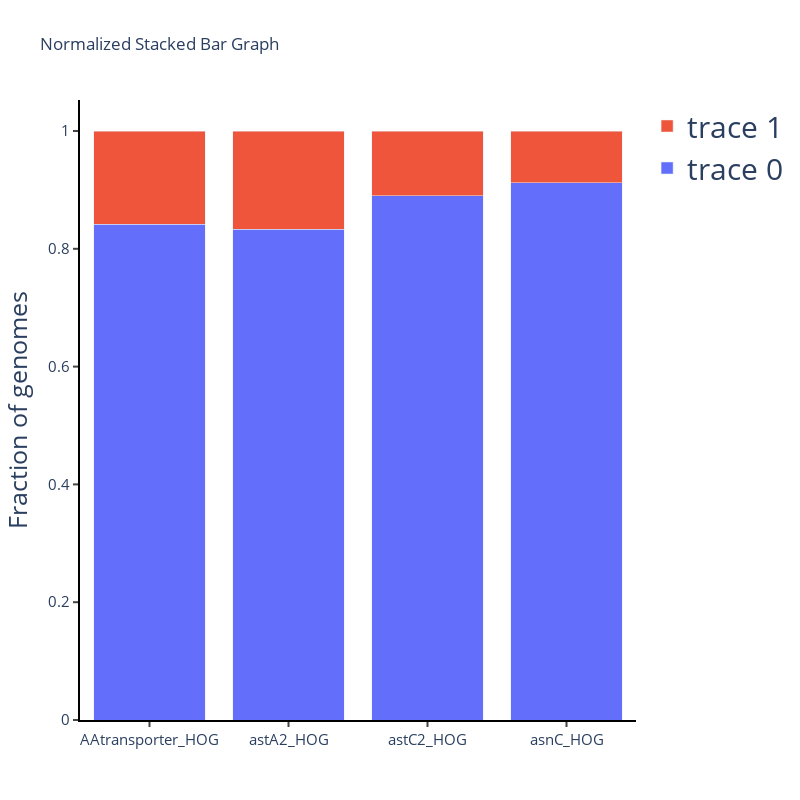

Notebook cell for this chart:
### Code cell
fractions.values()
remaining = [1-val for val in fractions.values()]
layout = pprefs.bargraph_layout(title='Fraction of genomes with protein',x_title = '', y_title="Fraction of genomes")
colors = pprefs.colors

fract_trace = go.Bar(x = list(fractions.keys()), y = list(fractions.values()))
rem_trace = go.Bar(x = list(fractions.keys()), y = remaining)

fig = go.Figure(data=[fract_trace, rem_trace], layout = layout)
fig.update_layout(
    barmode='stack',
    title='Normalized Stacked Bar Graph')


fig

### Figure 1 — Plotly figure (JSON) as saved in the notebook; plotly's stock layout.template omitted (floating-point values rounded to 4 significant figures)
{"data": [{"type": "bar", "x": ["AAtransporter_HOG", "astA2_HOG", "astC2_HOG", "asnC_HOG"], "y": [0.8421, 0.8333, 0.8904, 0.9123]}, {"type": "bar", "x": ["AAtransporter_HOG", "astA2_HOG", "astC2_HOG", "asnC_HOG"], "y": [0.1579, 0.1667, 0.1096, 0.08772]}], "layout": {"barmode": "stack", "height": 800, "legend": {"font": {"size": 30}}, "plot_bgcolor": "rgb(255,255,255)", "title": {"text": "Normalized Stacked Bar Graph"}, "width": 800, "xaxis": {"autorange": true, "linecolor": "rgb(0, 0, 0)", "linewidth": 2, "range": [-0.5, 3.5], "showline": true, "tickfont": {"size": 15}, "ticks": "outside", "tickwidth": 2, "title": {"font": {"size": 25}, "text": ""}, "type": "category"}, "yaxis": {"autorange": true, "linecolor": "rgb(0, 0, 0)", "linewidth": 2, "range": [0, 1.053], "showline": true, "tickfont": {"size": 15}, "ticks": "outside", "tickwidth": 2, "title": {"font": {"size": 25}, "text": "Fraction of genomes"}, "type": "linear"}}}
